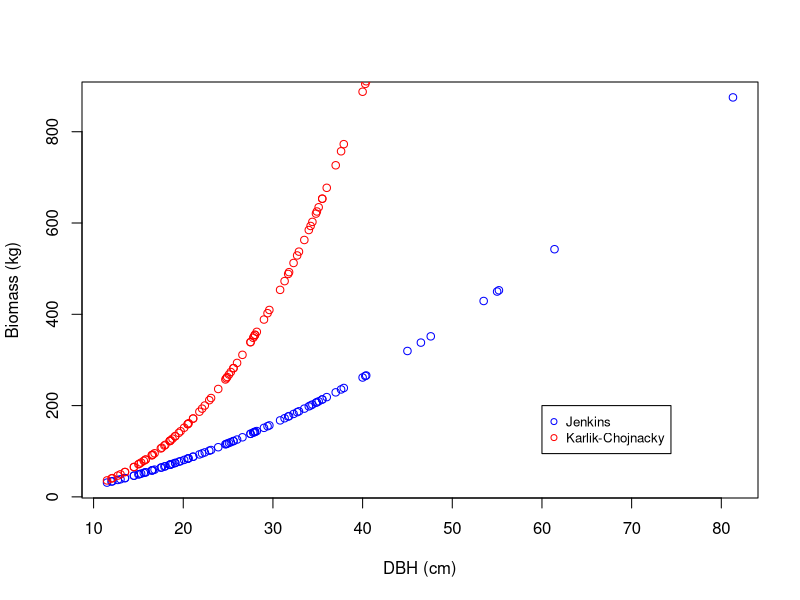

Recreate this plot in R.
## ---- chunk 1
knitr::opts_chunk$set(echo = TRUE)
## ---- chunk 2
library(tidyverse)

trees <- read_csv("All_plots_PlantedWoodyStemData.csv")

trees <- mutate(trees, ba = pi*(DBH/2)^2)
## ---- chunk 3

total_ba <- mutate(trees, ba = pi*(DBH/2)^2) %>% 
 group_by(treeid) %>%
  summarise(area = sum(ba)) %>% 
  mutate(dbh = sqrt(area/pi)*2) %>% 
  round(1) %>% 
  mutate(biomass_jenk = exp(-0.7152 + 1.7029*log(dbh)))
  

## ---- chunk 4

total_ba <- mutate(total_ba, biomass_karlik = 0.068*dbh^2.569)
## ---- chunk 5
plot(total_ba$dbh, total_ba$biomass_jenk,xlab="DBH (cm)",ylab="Biomass (kg)", col="blue")
points(total_ba$dbh, total_ba$biomass_karlik,col="red")
legend(60,200 , c("Jenkins","Karlik-Chojnacky"), cex=0.8, 
   col=c("blue","red"), pch=1:1)
